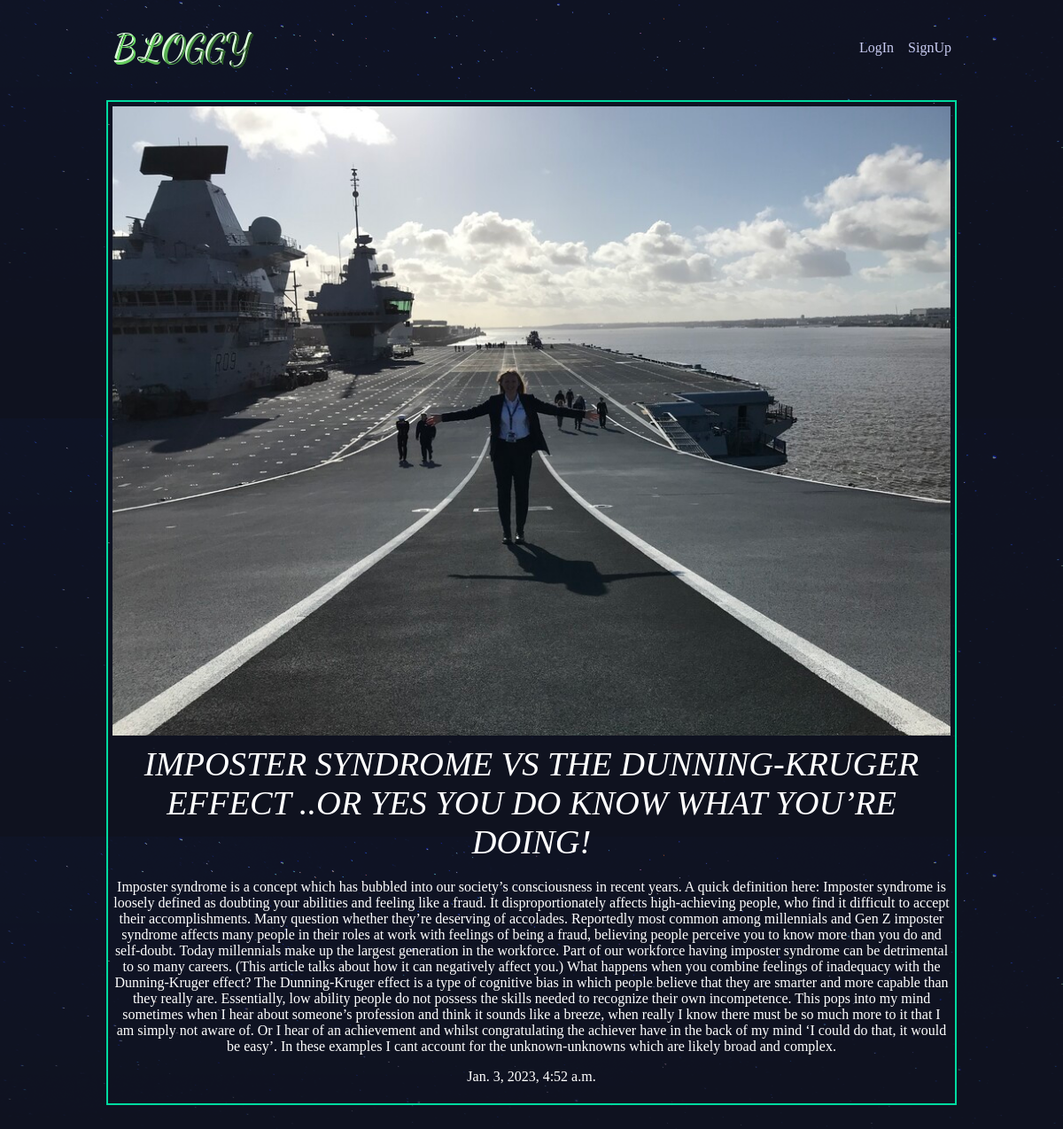
Page /articles/imposter-syndrome-vs-the/ on the committed database.
### articles/models.py (models this page shows, shortened)
class Article(models.Model):
    title = models.CharField(max_length=100)
    slug = models.SlugField()
    body = models.TextField()
    date = models.DateTimeField(auto_now_add=True)
    thumb_pic=models.ImageField(blank=True,default="moon.jpeg")
    author=models.ForeignKey(User,default=None,on_delete=models.CASCADE)  # foreign ey added .. after importing the user models from authentication.models

### articles/views.py (the view)
# urls.py: url(r'^(?P<slug>[\w-]+)/$', views.article_detail, name="detail"),
def article_detail(request, slug):
    deets=Article.objects.get(slug=slug)
    return render(request, 'articles/article_detailed.html',{'slug_art':deets})

### articles/templates/articles/article_detailed.html
{% extends 'base_layout.html' %}
{% block content %}
<div class="article-detail">
<div class="article">
    <img src="{{ slug_art.thumb_pic.url }}" alt=""/>
    <h1 style="font-style: italic;">{{slug_art.title}}</h1>
    <p>{{slug_art.body}}</p>
    <p>{{slug_art.date}}</p>
</div>
</div>
{% endblock %}

### assets/styles.css (style rules this page uses)
body { background-color: #0f121f; background-image: url(/static/stars.png); background-repeat-y: no-repeat; color: #fff; }
body * { font-family: Ubuntu; }
h1, h2, h3, h4, h5 { font-weight: normal; margin: 0; }
div.wrapper h1 { text-align: center; font-size: 2.4em; margin: 1px auto auto; margin-bottom: 70px; }
.article-detail .article { border: solid 2px #00dba0; padding: 5px; }
.article-detail .article img { max-width: 100%; display: block; margin: 0 auto; }
.article-detail .article p { text-align: center; }
.article-detail .article h1 { text-align: center; text-transform: uppercase; margin-top: 10px; margin-bottom: 20px; }

### rows in the picture
Article: thumb_pic (picture), title "IMPOSTER SYNDROME VS THE DUNNING-KRUGER EFFECT ..OR YES YOU DO KNOW WHAT YOU’RE DOING!", body "Imposter syndrome is a concept which has bubbled into our society’s consciousness in recent years. A quick definition here: Imposter syndrome is loosely defined as doubting your abilities and feeling like a fraud. It disproportionately affects high-achieving people, who find it difficult to accept their accomplishments. Many question whether they’re deserving of accolades. Reportedly most common among millennials and Gen Z imposter syndrome affects many people in their roles at work with feelings of being a fraud, believing people perceive you to know more than you do and self-doubt. Today millennials make up the largest generation in the workforce. Part of our workforce having imposter…", date "Jan. 3, 2023, 4:52 a.m."
